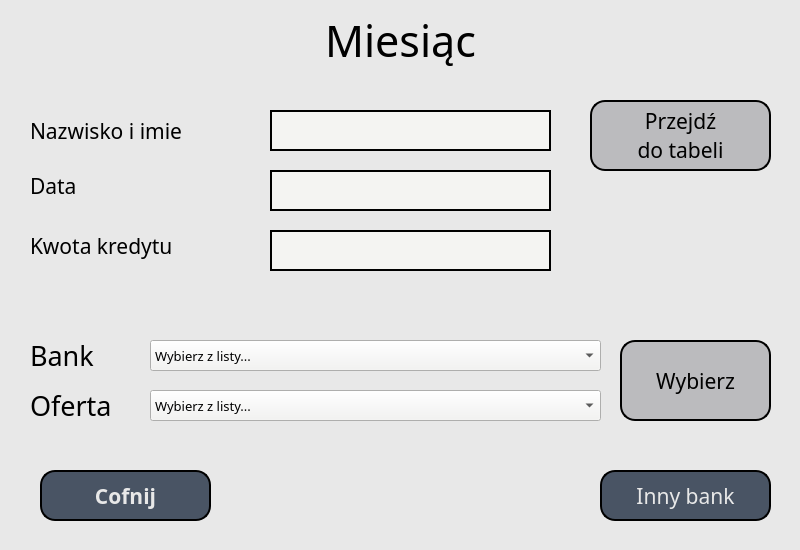
<?xml version="1.0" encoding="UTF-8"?>
<ui version="4.0">
 <class>Dialog</class>
 <widget class="QDialog" name="Dialog">
  <property name="geometry">
   <rect>
    <x>0</x>
    <y>0</y>
    <width>800</width>
    <height>550</height>
   </rect>
  </property>
  <property name="mouseTracking">
   <bool>false</bool>
  </property>
  <property name="windowTitle">
   <string>Dialog</string>
  </property>
  <property name="styleSheet">
   <string notr="true">background-color: rgb(232, 232, 232);</string>
  </property>
  <widget class="QLineEdit" name="lineEdit">
   <property name="geometry">
    <rect>
     <x>270</x>
     <y>110</y>
     <width>281</width>
     <height>41</height>
    </rect>
   </property>
   <property name="font">
    <font>
     <family>Artifakt Element</family>
     <pointsize>16</pointsize>
    </font>
   </property>
   <property name="styleSheet">
    <string notr="true">background-color: rgb(244, 244, 242);
border-color: rgb(73, 84, 100);
border: 2px solid;</string>
   </property>
   <property name="text">
    <string/>
   </property>
   <property name="readOnly">
    <bool>true</bool>
   </property>
  </widget>
  <widget class="QLabel" name="label">
   <property name="geometry">
    <rect>
     <x>30</x>
     <y>115</y>
     <width>201</width>
     <height>31</height>
    </rect>
   </property>
   <property name="font">
    <font>
     <family>Artifakt Element</family>
     <pointsize>16</pointsize>
    </font>
   </property>
   <property name="text">
    <string>Nazwisko i imie</string>
   </property>
   <property name="alignment">
    <set>Qt::AlignLeading|Qt::AlignLeft|Qt::AlignVCenter</set>
   </property>
  </widget>
  <widget class="QLabel" name="label_2">
   <property name="geometry">
    <rect>
     <x>30</x>
     <y>170</y>
     <width>151</width>
     <height>31</height>
    </rect>
   </property>
   <property name="font">
    <font>
     <family>Artifakt Element</family>
     <pointsize>16</pointsize>
    </font>
   </property>
   <property name="text">
    <string>Data</string>
   </property>
   <property name="alignment">
    <set>Qt::AlignLeading|Qt::AlignLeft|Qt::AlignVCenter</set>
   </property>
  </widget>
  <widget class="QLineEdit" name="lineEdit_3">
   <property name="geometry">
    <rect>
     <x>270</x>
     <y>230</y>
     <width>281</width>
     <height>41</height>
    </rect>
   </property>
   <property name="font">
    <font>
     <family>Artifakt Element</family>
     <pointsize>16</pointsize>
    </font>
   </property>
   <property name="styleSheet">
    <string notr="true">background-color: rgb(244, 244, 242);
border-color: rgb(73, 84, 100);
border: 2px solid;</string>
   </property>
   <property name="text">
    <string/>
   </property>
   <property name="readOnly">
    <bool>true</bool>
   </property>
  </widget>
  <widget class="QPushButton" name="BackButton">
   <property name="geometry">
    <rect>
     <x>40</x>
     <y>470</y>
     <width>171</width>
     <height>51</height>
    </rect>
   </property>
   <property name="font">
    <font>
     <family>Artifakt Element</family>
     <pointsize>16</pointsize>
     <weight>75</weight>
     <bold>true</bold>
    </font>
   </property>
   <property name="styleSheet">
    <string notr="true">background-color: rgb(73, 84, 100);
border-color: rgb(0, 0, 0);
border: 2px solid;
border-radius: 15px;
color: rgb(232, 232, 232);</string>
   </property>
   <property name="text">
    <string>Cofnij</string>
   </property>
   <property name="flat">
    <bool>false</bool>
   </property>
  </widget>
  <widget class="QLabel" name="label_4">
   <property name="geometry">
    <rect>
     <x>20</x>
     <y>10</y>
     <width>761</width>
     <height>61</height>
    </rect>
   </property>
   <property name="font">
    <font>
     <family>Artifakt Element</family>
     <pointsize>32</pointsize>
    </font>
   </property>
   <property name="text">
    <string>Miesiąc</string>
   </property>
   <property name="alignment">
    <set>Qt::AlignCenter</set>
   </property>
  </widget>
  <widget class="QLineEdit" name="lineEdit_2">
   <property name="geometry">
    <rect>
     <x>270</x>
     <y>170</y>
     <width>281</width>
     <height>41</height>
    </rect>
   </property>
   <property name="font">
    <font>
     <family>Artifakt Element</family>
     <pointsize>16</pointsize>
    </font>
   </property>
   <property name="styleSheet">
    <string notr="true">background-color: rgb(244, 244, 242);
border-color: rgb(73, 84, 100);
border: 2px solid;</string>
   </property>
   <property name="text">
    <string/>
   </property>
   <property name="readOnly">
    <bool>true</bool>
   </property>
  </widget>
  <widget class="QLabel" name="label_3">
   <property name="geometry">
    <rect>
     <x>30</x>
     <y>230</y>
     <width>201</width>
     <height>31</height>
    </rect>
   </property>
   <property name="font">
    <font>
     <family>Artifakt Element</family>
     <pointsize>16</pointsize>
    </font>
   </property>
   <property name="text">
    <string>Kwota kredytu</string>
   </property>
   <property name="alignment">
    <set>Qt::AlignLeading|Qt::AlignLeft|Qt::AlignVCenter</set>
   </property>
  </widget>
  <widget class="QLabel" name="label_32">
   <property name="geometry">
    <rect>
     <x>590</x>
     <y>190</y>
     <width>181</width>
     <height>81</height>
    </rect>
   </property>
   <property name="font">
    <font>
     <family>Artifakt Element</family>
     <pointsize>16</pointsize>
    </font>
   </property>
   <property name="styleSheet">
    <string notr="true">color: rgb(255, 0, 0);</string>
   </property>
   <property name="text">
    <string/>
   </property>
   <property name="alignment">
    <set>Qt::AlignCenter</set>
   </property>
   <property name="wordWrap">
    <bool>true</bool>
   </property>
  </widget>
  <widget class="QPushButton" name="nextButton">
   <property name="geometry">
    <rect>
     <x>590</x>
     <y>100</y>
     <width>181</width>
     <height>71</height>
    </rect>
   </property>
   <property name="font">
    <font>
     <family>Artifakt Element</family>
     <pointsize>16</pointsize>
    </font>
   </property>
   <property name="styleSheet">
    <string notr="true">background-color: rgb(187, 187, 190);
border-color: rgb(0, 0, 0);
border: 2px solid;
border-radius: 15px;</string>
   </property>
   <property name="text">
    <string>Przejdź 
do tabeli</string>
   </property>
   <property name="flat">
    <bool>false</bool>
   </property>
  </widget>
  <widget class="QComboBox" name="comboBox">
   <property name="geometry">
    <rect>
     <x>150</x>
     <y>340</y>
     <width>451</width>
     <height>31</height>
    </rect>
   </property>
   <property name="font">
    <font>
     <family>Artifakt Element</family>
     <pointsize>10</pointsize>
    </font>
   </property>
   <property name="styleSheet">
    <string notr="true">background-color: rgb(244, 244, 242);
</string>
   </property>
   <item>
    <property name="text">
     <string>Wybierz z listy...</string>
    </property>
   </item>
  </widget>
  <widget class="QLabel" name="label_5">
   <property name="geometry">
    <rect>
     <x>30</x>
     <y>340</y>
     <width>101</width>
     <height>31</height>
    </rect>
   </property>
   <property name="font">
    <font>
     <family>Artifakt Element</family>
     <pointsize>20</pointsize>
    </font>
   </property>
   <property name="text">
    <string>Bank</string>
   </property>
   <property name="alignment">
    <set>Qt::AlignLeading|Qt::AlignLeft|Qt::AlignVCenter</set>
   </property>
  </widget>
  <widget class="QComboBox" name="offerComboBox">
   <property name="geometry">
    <rect>
     <x>150</x>
     <y>390</y>
     <width>451</width>
     <height>31</height>
    </rect>
   </property>
   <property name="font">
    <font>
     <family>Artifakt Element</family>
     <pointsize>10</pointsize>
    </font>
   </property>
   <property name="cursor">
    <cursorShape>ArrowCursor</cursorShape>
   </property>
   <property name="mouseTracking">
    <bool>false</bool>
   </property>
   <property name="styleSheet">
    <string notr="true">background-color: rgb(244, 244, 242);
</string>
   </property>
   <property name="duplicatesEnabled">
    <bool>false</bool>
   </property>
   <property name="frame">
    <bool>true</bool>
   </property>
   <item>
    <property name="text">
     <string>Wybierz z listy...</string>
    </property>
   </item>
  </widget>
  <widget class="QLabel" name="label_6">
   <property name="geometry">
    <rect>
     <x>30</x>
     <y>390</y>
     <width>111</width>
     <height>31</height>
    </rect>
   </property>
   <property name="font">
    <font>
     <family>Artifakt Element</family>
     <pointsize>20</pointsize>
    </font>
   </property>
   <property name="text">
    <string>Oferta</string>
   </property>
   <property name="alignment">
    <set>Qt::AlignLeading|Qt::AlignLeft|Qt::AlignVCenter</set>
   </property>
  </widget>
  <widget class="QPushButton" name="chooseOfferButton">
   <property name="geometry">
    <rect>
     <x>620</x>
     <y>340</y>
     <width>151</width>
     <height>81</height>
    </rect>
   </property>
   <property name="font">
    <font>
     <family>Artifakt Element</family>
     <pointsize>16</pointsize>
    </font>
   </property>
   <property name="styleSheet">
    <string notr="true">background-color: rgb(187, 187, 190);
border-color: rgb(0, 0, 0);
border: 2px solid;
border-radius: 15px;</string>
   </property>
   <property name="text">
    <string>Wybierz</string>
   </property>
  </widget>
  <widget class="QPushButton" name="Inny">
   <property name="geometry">
    <rect>
     <x>600</x>
     <y>470</y>
     <width>171</width>
     <height>51</height>
    </rect>
   </property>
   <property name="font">
    <font>
     <family>Artifakt Element</family>
     <pointsize>16</pointsize>
    </font>
   </property>
   <property name="cursor">
    <cursorShape>WhatsThisCursor</cursorShape>
   </property>
   <property name="toolTip">
    <string>&lt;html&gt;&lt;head/&gt;&lt;body&gt;&lt;p&gt;W przypadku gdy nie ma w systemie banku lub oferty danego banku, którego aktulanie potrzebujesz - wybierz tę opcję aby wprowadzić dane ręcznie&lt;br/&gt;&lt;/p&gt;&lt;/body&gt;&lt;/html&gt;</string>
   </property>
   <property name="styleSheet">
    <string notr="true">background-color: rgb(73, 84, 100);
border-color: rgb(0, 0, 0);
border: 2px solid;
border-radius: 15px;
color: rgb(232, 232, 232);</string>
   </property>
   <property name="text">
    <string>Inny bank</string>
   </property>
  </widget>
 </widget>
 <resources/>
 <connections/>
</ui>
